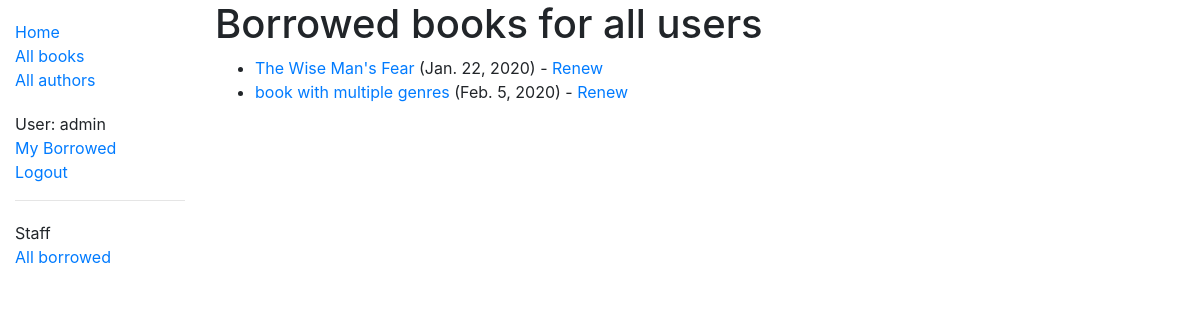
Page /catalog/borrowed/ (signed in) on the committed database.
### catalog/models.py (models this page shows, shortened)
class BookInstance(models.Model):
    id = models.UUIDField(primary_key=True, default=uuid.uuid4, help_text='Unique ID for this particular book across whole library')
    book = models.ForeignKey('Book', on_delete=models.SET_NULL, null=True)
    imprint = models.CharField(max_length=200, help_text='version details of a book')
    due_back = models.DateField(null=True, blank=True)
    borrower = models.ForeignKey(User, on_delete=models.SET_NULL, null=True, blank=True)
    @property
    def is_overdue(self):
        if self.due_back and date.today() > self.due_back:
            return True
        return False
    LOAN_STATUS = (
        ('m', 'Maintenance'),
        ('o', 'On loan'),
        ('a', 'Available'),
        ('r', 'Reserved'),
    )
    status = models.CharField(
        max_length=1,
        choices=LOAN_STATUS,
        blank=True,
        default='m',
        help_text='Book availability',
    )
    class Meta:
        ordering = ['due_back']
        permissions = (
            ('can_mark_returned', 'Set book as returned'),
            ('librarian', 'Librarian access'),
        )

class Book(models.Model):
    title = models.CharField(max_length=200)
    author = models.ForeignKey('Author', on_delete=models.SET_NULL, null=True)
    summary = models.TextField(max_length=1000, help_text='Enter a brief description of the book')
    isbn = models.CharField('ISBN', max_length=13, help_text='13 Character <a href="https://www.isbn-international.org/content/what-isbn">ISBN number</a>')
    genre = models.ManyToManyField(Genre, help_text='Select a genre for this book')
    def display_genre(self):
        """Because one book can have multiple genres, creates a string with the first 3 Genres.
         This is required to display genre in Admin."""
        return ', '.join([genre.name for genre in self.genre.all()[:3]])
    display_genre.short_description = 'Genre'
    class Meta:
        ordering = ['title']

### catalog/views.py (the view)
# urls.py: path('borrowed/', views.LoanedBooksAllListView.as_view(), name='all-borrowed'),
class LoanedBooksAllListView(PermissionRequiredMixin, generic.ListView):
    model = BookInstance
    permission_required = 'catalog.librarian'
    template_name = 'catalog/bookinstance_list_borrowed_all.html'
    paginate_by = 10
    def get_queryset(self):
        return BookInstance.objects.filter(status__exact='o').order_by('due_back')

### catalog/templates/catalog/bookinstance_list_borrowed_all.html
{% extends "base_generic.html" %}
{% block content %}
    <h1>Borrowed books for all users</h1>
    {% if bookinstance_list %}
    <ul>
      {% for bookinst in bookinstance_list %}
      <li class="{% if bookinst.is_overdue %}text-danger{% endif %}">
        <a href="{% url 'book-detail' bookinst.book.pk %}">{{ bookinst.book.title }}</a> ({{ bookinst.due_back }})
        {% if perms.catalog.librarian %}- <a href="{% url 'renew-book-librarian' bookinst.id %}">Renew</a>  {% endif %}
      </li>
      {% endfor %}
    </ul>
    {% else %}
      <p>There are no books borrowed.</p>
    {% endif %}
{% endblock %}

### catalog/templates/base_generic.html (shortened to what this page needs)
<!DOCTYPE html>
<html lang="en">
<head>
  <link rel="stylesheet" href="https://stackpath.bootstrapcdn.com/bootstrap/4.1.3/css/bootstrap.min.css">
  {% load static %}
  <link rel="stylesheet" href="{% static 'css/styles.css' %}">
</head>
<body>
  <div class="container-fluid">
    <div class="row">
      <div class="col-sm-2">
        {% block sidebar %}
          <ul class="sidebar-nav">
            <li><a href="{% url 'index' %}">Home</a></li>
            <li><a href="{% url 'books' %}">All books</a></li>
            <li><a href="{% url 'authors' %}">All authors</a></li>
          </ul>
          <ul class="sidebar-nav">
            {% if user.is_authenticated %}
              <li>User: {{ user.get_username }}</li>
              <li><a href="{% url 'my-borrowed' %}">My Borrowed</a></li>
              <li><a href="{% url 'logout'%}?next={{request.path}}">Logout</a></li>
            {% else %}
              <li><a href="{% url 'login'%}?next={{request.path}}">Login</a></li>
            {% endif %}
          </ul>
          {% if perms.catalog.librarian %}
          <hr />
          <ul class="sidebar-nav">
            <li>Staff</li>
            <li><a href="{% url 'all-borrowed' %}">All borrowed</a></li>
          </ul>
          {% endif %}
        {% endblock %}
      </div>
      <div class="col-sm-10 ">
        {% block content %}
        {% endblock %}
      </div>
    </div>
  </div>
</body>
</html>

### catalog/static/css/styles.css (style rules this page uses)
.sidebar-nav { margin-top: 20px; padding: 0; list-style: none; }

### rows in the picture
BookInstance: book "The Wise Man's Fear", due_back "Jan. 22, 2020"
BookInstance: book "book with multiple genres", due_back "Feb. 5, 2020"

### other values in the picture
{{ user.get_username }} "admin"
